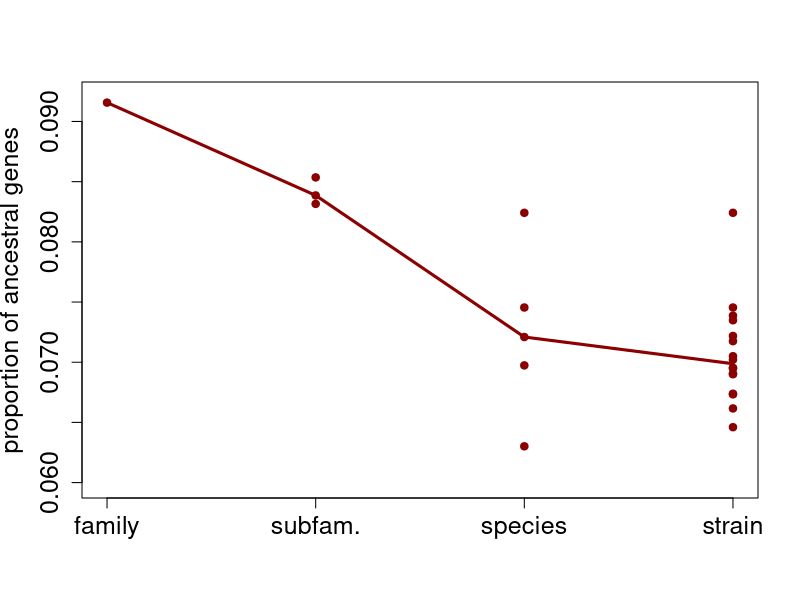

This chart was generated by the following R code:
strain =c(
  306/3713,
  315/4761,
  359/5113,
  316/4239,
  314/4518,
  304/4515,
  315/4468,
  302/4374,
  301/4195,
  301/4096,
  309/4783,
  327/4739,
  322/4461,
  333/4508,
  289/4289,
  299/4300
)

# strain =c(
# 318/4988,
# 290/4306,
# 327/4621,
# 311/4980,
# 282/3725,
# 370/5672,
# 344/4735,
# 325/4805,
# 329/4957,
# 303/4312,
# 314/4520,
# 304/4517,
# 317/4492,
# 301/4453,
# 306/4322
# )


speciesFitch = c( 
  306/3713,
  291/4618,
  316/4239,
  268/3843,
  279/3870
)


subFamilyFitch = c(
  280/3339,
  272/3271,
  285/3339
)


familyFitch = c(
  291/3178
)



pdf(file = '~/EnTrI/figures/fitch.pdf')

plot(4*strain/strain, strain, xlim=c(1,4), ylim=c(0.06,0.092), col="red4", ylab="proportion of ancestral genes", xaxt="n", xlab="",pch=19,
     cex.lab=1.5, cex.axis=1.5)

points(3*speciesFitch/speciesFitch,speciesFitch, col="red4", pch=19)

points(2*subFamilyFitch/subFamilyFitch,subFamilyFitch, col="red4", pch=19)

points(1*familyFitch/familyFitch,familyFitch, col="red4", pch=19)

lines(1:4, c(median(familyFitch), median(subFamilyFitch), median(speciesFitch), median(strain) ), col="red4", lwd=3)

#legend("topright", c("intersection", "ancestral II", "Dollo"), fil=c("red4", "olivedrab4", "cyan3"))
axis(1, at = 1:4, labels=c("family", "subfam.", "species", "strain"), cex.axis=1.5)

dev.off()
